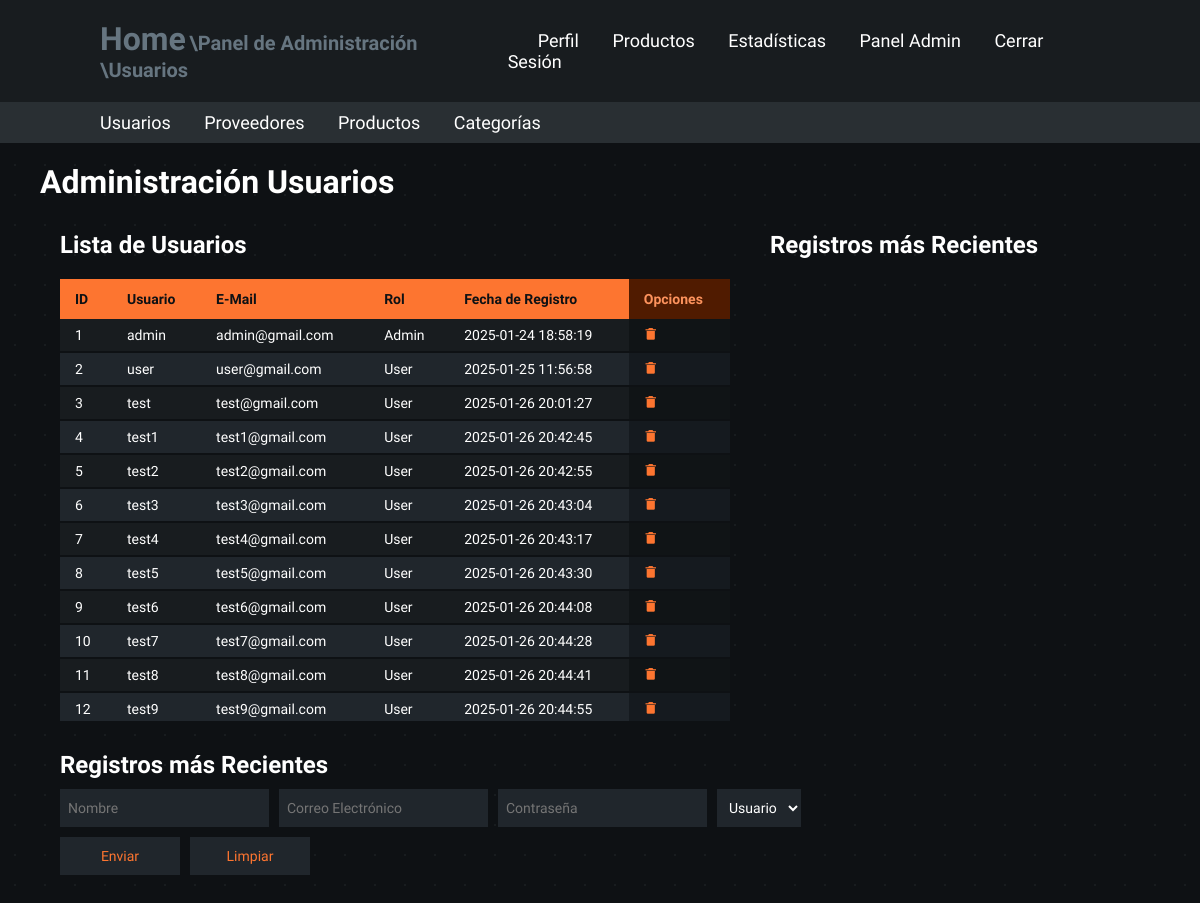
/admin-panel/users (signed in), run on the app's committed database.
### models.py (models this page shows, shortened)
class Users(db.Base):
    __tablename__ = "users"
    user_id = Column(Integer, primary_key=True)
    role_id = Column(Integer, ForeignKey("roles.role_id"), nullable=False)
    user_email = Column(String(255), nullable=False)
    user_hash_password = Column(String(255), nullable=False)
    user_name = Column(String(255), nullable=False, server_default="unidentified_user")
    user_register_date = Column(DateTime, nullable=False, server_default=text("CURRENT_TIMESTAMP"))
    @property
    def user_password(self):
        raise AttributeError('Password is not a readable Attribute!')

### app.py (the view)
@app.route("/admin-panel/users")
@admin_login_required
def admin_panel_users():
    registered_users = db.session.query(Users).order_by(Users.user_id)
    return render_template("admin_users.html", is_admin=session["is_admin"],
                           registered_users=registered_users)

### app.py (called while the page is built)
@app.before_request
def validate_session():
    if request.endpoint == 'static':
        return
    print("DEBUG - Validando Sesion")
    time.sleep(0.3)
    print("DEBUG - Sesion Validada")
    if 'user_id' in session:
        user = db.session.query(Users).filter_by(user_id=session['user_id']).first()
        if not user:
            session.clear()
            flash("Error - Sesión Expirada", "warning")
            return redirect(url_for("login"))
        elif user.role_id != session.get('role_id'):
            session['role_id'] = user.role_id
            session['is_admin'] = user.role_id == 0

def admin_login_required(original_function):
    @wraps(original_function)
    def decorated_function(*args, **kwargs):
        redirect_url = None
        if 'user_id' not in session:
            print("Not Logged In")
            return redirect(url_for('login'))
        user = db.session.query(Users).filter_by(user_id=session['user_id']).first()
        if not user or user.role_id != 0:
            print("Insufficient Roles")
            redirect_url = url_for('home')
        if redirect_url:
            return redirect(redirect_url)
        return original_function(*args, **kwargs)
    return decorated_function

### templates/admin_users.html (shortened to what this page needs)
<!DOCTYPE html>
<html lang="es">
<head>
    <link rel="stylesheet" href="/static/variables.css">
    <link rel="stylesheet" href="/static/main.css">
    <link rel="stylesheet" href="/static/containers.css">
    <link rel="stylesheet" href="/static/navbars.css">
    <link rel="stylesheet" href="/static/tables.css">
    <link rel="stylesheet" href="/static/fonts.css">
    <link rel="stylesheet" href="/static/forms.css">
    <link href='https://unpkg.com/boxicons@2.1.4/css/boxicons.min.css' rel='stylesheet'>
</head>
<body class="general-body">
    <header class="header">
        <span>
            <a href="/" class="home">Home</a>
            <a href="/admin-panel" class="subrute"> \Panel de Administración</a>
            <a href="/admin-panel/users" class="subrute"> \Usuarios</a>
        </span>
        <nav class="navbar">
            <a href="/profile">Perfil</a>
            <a href="/products">Productos</a>
            <a href="/statistics">Estadísticas</a>
            {% if is_admin == True %}
                <a href="/admin-panel">Panel Admin</a>
            {% endif %}
            <a class="log-out" href="/cerrar-login">Cerrar Sesión</a>
        </nav>
    </header>
    <header class="admin-header">
        <nav class="admin-navbar">
            <a href="/admin-panel/users">Usuarios</a>
            <a href="/admin-panel/suppliers">Proveedores</a>
            <a href="/admin-panel/products">Productos</a>
            <a href="/admin-panel/categories">Categorías</a>
        </nav>
    </header>
    <section class="container-type-1">
        <h1>Administración Usuarios</h1>
    </section>
    <section class="container-type-1 flex-container flex-jst-sb">
        <article class="container-type-1 no-margin full-width">
            <section class="container-type-1 flex-container flex-column no-margin">
                <h2>Lista de Usuarios</h2>
                <section class="overflow">
                    <table class="table-type-1 table-sticky-header alternate hover">
                        <thead>
                            <tr>
                                <th class="th-title">ID</th>
                                <th class="th-title">Usuario</th>
                                <th class="th-title">E-Mail</th>
                                <th class="th-title">Rol</th>
                                <th class="th-title">Fecha de Registro</th>
                                <th class="th-option">Opciones</th>
                            </tr>
                        </thead>
                        <tbody">
                            {% if registered_users %}
                            {% for user in registered_users %}
                            <tr>
                                <td>{{user.user_id}}</td>
                                <td>{{user.user_name}}</td>
                                <td>{{user.user_email}}</td>
                                <td>
                                    {% if user.role_id == 0 %}
                                        Admin
                                    {% else %}
                                        User
                                    {% endif %}
                                </td>
                                <td>{{user.user_register_date}}</td>
                                <td class="td-option">
                                    <form action="/admin-panel/users/delete-user/{{ user.user_id }}" method="POST" class="option-subform">
                                        <button type="submit">
                                            <i class='bx bxs-trash-alt'></i>
                                        </button>
                                    </form>
                                </td>
                            </tr>
                            {% endfor %}
                            {% endif %}
                    </table>
                </section>
            </section>
        </article>
        <article class="container-type-1 no-margin full-width">
            <h2>Registros más Recientes</h2>
        </article>
    </section>
    <section class="container-type-1 flex-container">
        <article class="no-margin">
            <h2>Registros más Recientes</h2>
            <form action="/admin-panel/users/add-user" method="POST" class="table-form-type-1">
                <fieldset class="flex-container">
                    <section>
                        <input type="text" id="name_input" placeholder="Nombre" name="txtUserName" required autocomplete="off">
                    </section>
                    <section>
                        <input type="email" id="email_input" placeholder="Correo Electrónico" name="txtEmail" required autocomplete="off">
                    </section>
                    <section>
                        <input type="password" id="password_input" placeholder="Contraseña" name="txtPassword" required autocomplete="off">
                    </section>
                    <section>
                        <select id="role" name="txtRole">
                            <option value="1">Usuario</option>
                        </select>
                    </section>
                </fieldset>
                <fieldset>
                    <section class="flex-container">
                        <section>
                            <button type="submit">Enviar</button>
                        </section>
                        <section>
                            <button type="reset">Limpiar</button>
                        </section>
                    </section>
                </fieldset>
                <fieldset>
                    <section id="error-message" class="general-form-message error">
                    </section>
                    <section id="success-message" class="general-form-message success">
                    </section>
                </fieldset>
            </form>
        </article>
    </section>
</body>
</html>

### static/variables.css (style rules this page uses)
:root { --background-gray: #0e1114; --background-details: #181c1f; --unregistered-background-details: rgba(255, 255, 255, 0.05); --t04-gray: rgba(255, 255, 255, 0.4); --t02-gray: rgba(255, 255, 255, 0.2); --t1-white: rgba(255, 255, 255, 1); --error-red: rgb(239 68 68); --success-green: rgb(122, 239, 68); --warning-yellow: rgb(236, 218, 52); --delete-red: rgb(197, 17, 17); --delete-red-c: rgb(235, 38, 38); --light-gray: #b3b3b3; --main-gray: #181c1f; --main-gray-c: #292f33; --bgray-1: #181c1f; --bgray-1-c: #101416; --bgray-2: #20262c; --bgray-2-c: #151a1f; --bgray-3: #0e1114; --bgray-4: #3a454d; --bgray-5: #667580; --main-orange: #fd7530; --pale-orange: #fd935d; --dark-orange: #501b00; --highlight-red: rgb(239 68 68); }

### static/main.css (style rules this page uses)
* { margin: 0; padding: 0; box-sizing: border-box; font-family: "Lexend", Arial, Helvetica, sans-serif; color: var(--t1-white); }
body { min-height: 100dvh; background-color: var(--background-gray); }
.general-body { background-size: 30px 30px; background-image: radial-gradient(circle, var(--background-details) 1px, var(--background-gray) 1px); }
header { top: 0; left: 0; width: 100%; padding: 20px 100px; margin: 0; }
.header { background: var(--main-gray); display: flex; justify-content: space-between; align-items: center; z-index: 100; }
.admin-header { background: var(--main-gray-c); display: flex; justify-content: space-between; align-items: center; z-index: 100; padding: 10px 100px; }

### static/containers.css (style rules this page uses)
.container-type-1 { margin: 20px 40px; max-height: 500px; }
.overflow { flex: 1 1 auto; width: min-content; overflow-y: auto; overflow-x: auto; scrollbar-color: var(--main-orange) transparent; scroll-behavior: smooth; }
.no-margin { margin: 0; }
.full-width { width: 100%; }
.flex-container { display: flex; }
.flex-column { flex-direction: column; }
.flex-jst-sb { justify-content: space-between; }

### static/navbars.css (style rules this page uses)
.navbar a { position: relative; font-size: 18px; color: var(--t1-white); font-weight: 500; text-decoration: none; margin-left: 30px; transition: .3s; }
.admin-navbar a { position: relative; font-size: 18px; color: var(--t1-white); font-weight: 500; text-decoration: none; margin-right: 30px; transition: .3s; }
.home { color: var(--bgray-5); font-size: 32px; text-decoration: none; font-weight: 700; transition: .3s; }
.subrute { color: var(--bgray-5); font-size: 20px; text-decoration: none; font-weight: 700; transition: .3s; }

### static/tables.css (style rules this page uses)
.table-type-1 { margin: 10px 20px; border-collapse: collapse; min-width: 670px; position: relative; }
.table-type-1 thead tr .th-title { background-color: var(--main-orange); text-align: left; color: var(--bgray-3); font-weight: 700; }
.table-type-1 thead tr .th-option { background-color: var(--dark-orange); text-align: left; color: var(--pale-orange); font-weight: 700; }
.table-type-1 tbody tr { background-color: var(--bgray-1); border-bottom: 2px solid var(--bgray-3); }
.table-type-1.alternate tbody tr:nth-of-type(even) { background-color: var(--bgray-2); }
.table-type-1 tbody tr .td-option { background-color: var(--bgray-1-c); border-bottom: 2px solid var(--bgray-3); transition: 0.2s; }
.table-type-1.alternate tbody tr:nth-of-type(even) .td-option { background-color: var(--bgray-2-c); }
.table-type-1 tbody td { padding: 8px 15px; transition: 0.2s; }
.table-type-1 thead th { padding: 12px 15px; }
.table-sticky-header th { position: sticky; top: 0; }

### static/forms.css (style rules this page uses)
.table-form-type-1 { margin: 10px 20px; display: flex; flex-direction: column; min-width: 670px; }
.table-form-type-1 fieldset { border: none; outline: none; margin: 0 0 10px 0; }
.table-form-type-1 input, .table-form-type-1 select { height: 38px; background-color: var(--bgray-2); border: none; outline: none; padding: 10px 8px; margin: 0 10px 0 0; transition: 0.3s; }
.table-form-type-1 button { color: var(--main-orange); height: 38px; min-width: 120px; background-color: var(--bgray-2); border: none; outline: none; padding: 10px 8px; margin: 0 10px 0 0; transition: 0.3s; }
.option-subform button { color: transparent; background-color: transparent; border: none; margin: 0; padding: 0; }
.option-subform button i { color: var(--main-orange); transition: 0.3s; }
.general-form-message { font-size: 14px; font-weight: 500; padding: 10px 0 0 20px; opacity: 1; }
.general-form-message.error { color: var(--error-red); }
.general-form-message.success { color: var(--success-green); }

### data on the page
Users: user_id "1", user_name "admin", user_email "admin@gmail.com", shows "Admin", user_register_date "2025-01-24 18:58:19"
Users: user_id "2", user_name "user", user_email "user@gmail.com", shows "User", user_register_date "2025-01-25 11:56:58"
Users: user_id "3", user_name "test", user_email "test@gmail.com", shows "User", user_register_date "2025-01-26 20:01:27"
Users: user_id "4", user_name "test1", user_email "test1@gmail.com", shows "User", user_register_date "2025-01-26 20:42:45"
Users: user_id "5", user_name "test2", user_email "test2@gmail.com", shows "User", user_register_date "2025-01-26 20:42:55"
Users: user_id "6", user_name "test3", user_email "test3@gmail.com", shows "User", user_register_date "2025-01-26 20:43:04"
Users: user_id "7", user_name "test4", user_email "test4@gmail.com", shows "User", user_register_date "2025-01-26 20:43:17"
Users: user_id "8", user_name "test5", user_email "test5@gmail.com", shows "User", user_register_date "2025-01-26 20:43:30"
Users: user_id "9", user_name "test6", user_email "test6@gmail.com", shows "User", user_register_date "2025-01-26 20:44:08"
Users: user_id "10", user_name "test7", user_email "test7@gmail.com", shows "User", user_register_date "2025-01-26 20:44:28"
Users: user_id "11", user_name "test8", user_email "test8@gmail.com", shows "User", user_register_date "2025-01-26 20:44:41"
Users: user_id "12", user_name "test9", user_email "test9@gmail.com", shows "User", user_register_date "2025-01-26 20:44:55"
